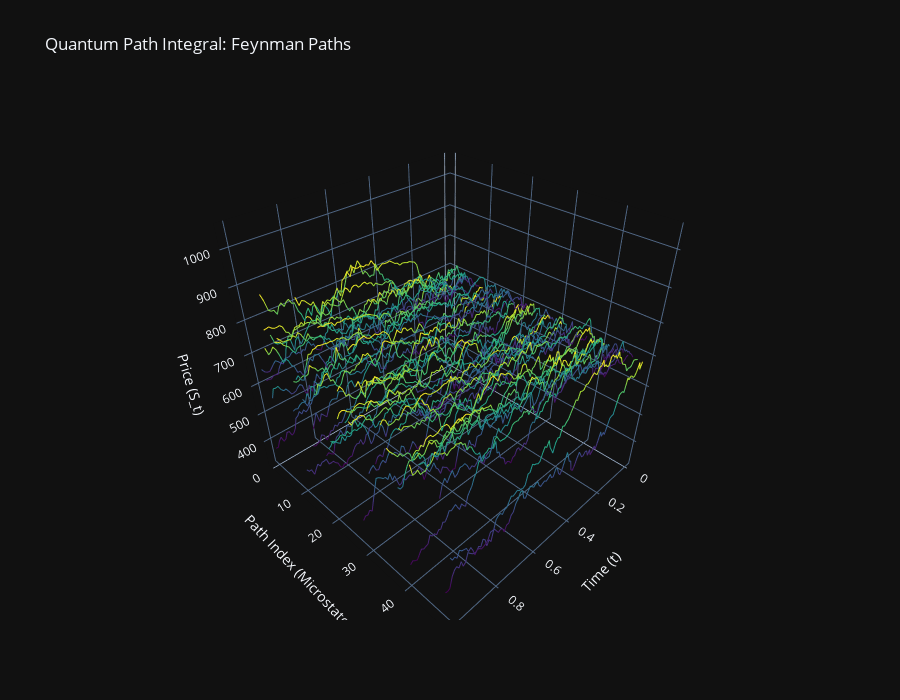
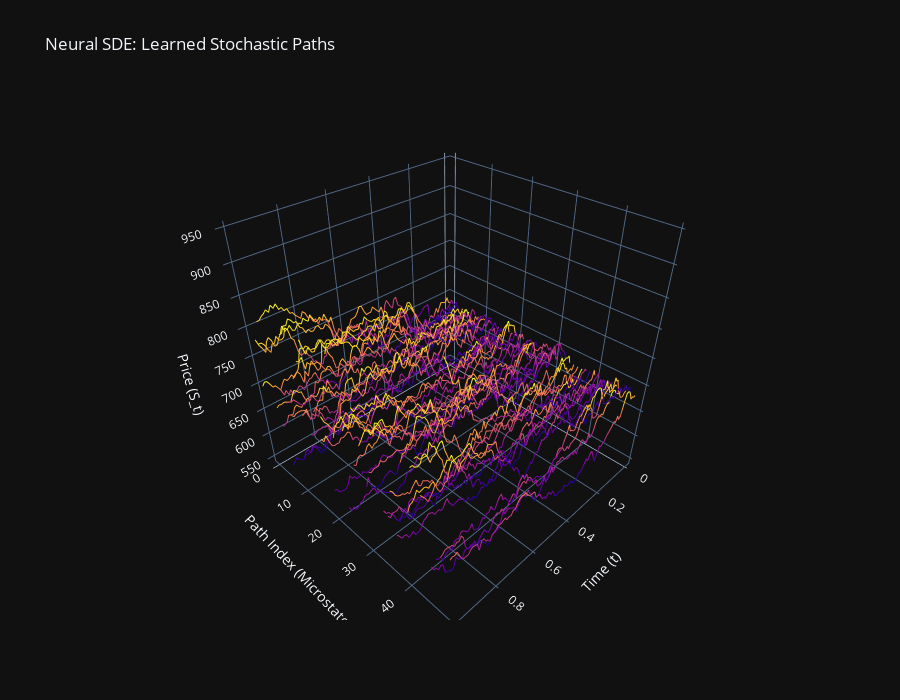

Notebook code cell kept with these figures, in order:
### Code cell
# =============================================================================
# 5.2 4D Path Visualizer / 4D 경로 시각화기
# =============================================================================
def plot_spacetime_paths(S_paths, title, color_theme='Blues'):
    fig = go.Figure()
    
    # Plot individual paths
    for i in range(min(50, S_paths.shape[0])): # Limit to 50 paths
        fig.add_trace(go.Scatter3d(
            x=time_steps, 
            y=np.full_like(time_steps, i), # Path Index on Y-axis
            z=S_paths[i, :],
            mode='lines',
            line=dict(width=2, color=S_paths[i, :], colorscale=color_theme),
            name=f'Path {i}'
        ))

    fig.update_layout(
        title=title,
        scene=dict(
            xaxis_title='Time (t)',
            yaxis_title='Path Index (Microstate)',
            zaxis_title='Price (S_t)'
        ),
        width=900, height=700,
        template='plotly_dark',
        showlegend=False
    )
    fig.show()

print("Visualizing Quantum Path Integral Microstates...")
plot_spacetime_paths(S_quant, "Quantum Path Integral: Feynman Paths", 'Viridis')

print("Visualizing Neural SDE Microstates...")
plot_spacetime_paths(S_neural, "Neural SDE: Learned Stochastic Paths", 'Plasma')
